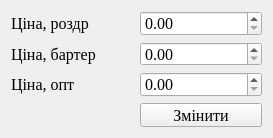
<?xml version="1.0" encoding="UTF-8"?>
<ui version="4.0">
 <class>prod_edit</class>
 <widget class="QWidget" name="prod_edit">
  <property name="windowModality">
   <enum>Qt::ApplicationModal</enum>
  </property>
  <property name="geometry">
   <rect>
    <x>0</x>
    <y>0</y>
    <width>273</width>
    <height>138</height>
   </rect>
  </property>
  <property name="sizePolicy">
   <sizepolicy hsizetype="Preferred" vsizetype="Preferred">
    <horstretch>0</horstretch>
    <verstretch>0</verstretch>
   </sizepolicy>
  </property>
  <property name="minimumSize">
   <size>
    <width>273</width>
    <height>138</height>
   </size>
  </property>
  <property name="maximumSize">
   <size>
    <width>273</width>
    <height>138</height>
   </size>
  </property>
  <property name="font">
   <font>
    <family>Times New Roman</family>
    <pointsize>12</pointsize>
   </font>
  </property>
  <property name="windowTitle">
   <string>Ціна</string>
  </property>
  <layout class="QGridLayout" name="gridLayout">
   <item row="3" column="1">
    <widget class="QPushButton" name="pushButton">
     <property name="text">
      <string>Змінити</string>
     </property>
    </widget>
   </item>
   <item row="2" column="1">
    <widget class="QDoubleSpinBox" name="doubleSpinBox_3">
     <property name="maximum">
      <double>999999.989999999990687</double>
     </property>
    </widget>
   </item>
   <item row="2" column="0">
    <widget class="QLabel" name="label_5">
     <property name="text">
      <string>Ціна, опт</string>
     </property>
    </widget>
   </item>
   <item row="1" column="1">
    <widget class="QDoubleSpinBox" name="doubleSpinBox_2">
     <property name="maximum">
      <double>999999.989999999990687</double>
     </property>
    </widget>
   </item>
   <item row="1" column="0">
    <widget class="QLabel" name="label_4">
     <property name="text">
      <string>Ціна, бартер</string>
     </property>
    </widget>
   </item>
   <item row="0" column="1">
    <widget class="QDoubleSpinBox" name="doubleSpinBox">
     <property name="maximum">
      <double>999999.989999999990687</double>
     </property>
    </widget>
   </item>
   <item row="0" column="0">
    <widget class="QLabel" name="label_3">
     <property name="text">
      <string>Ціна, роздр</string>
     </property>
    </widget>
   </item>
  </layout>
 </widget>
 <resources/>
 <connections/>
</ui>
